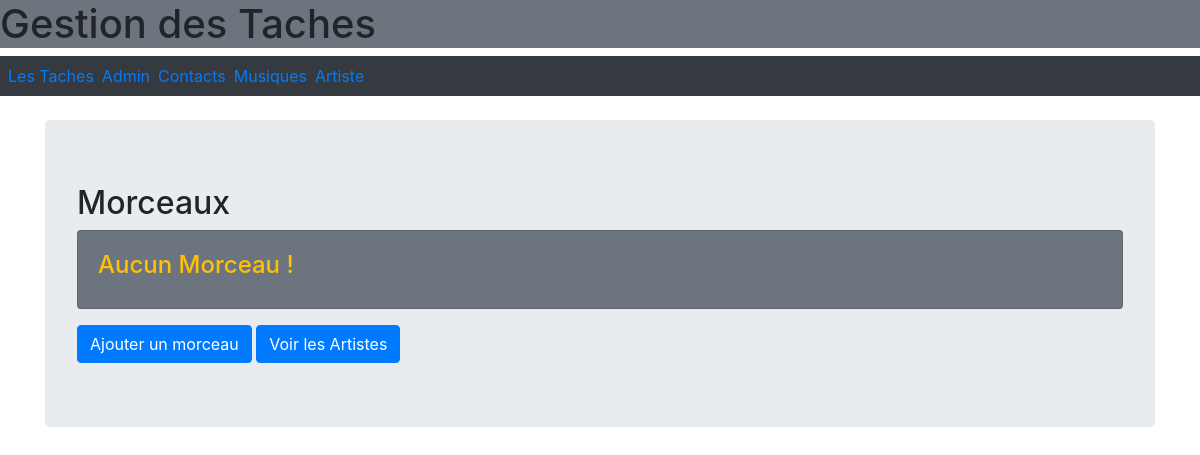
/musiques/, run on an earlier commit of the app's database.
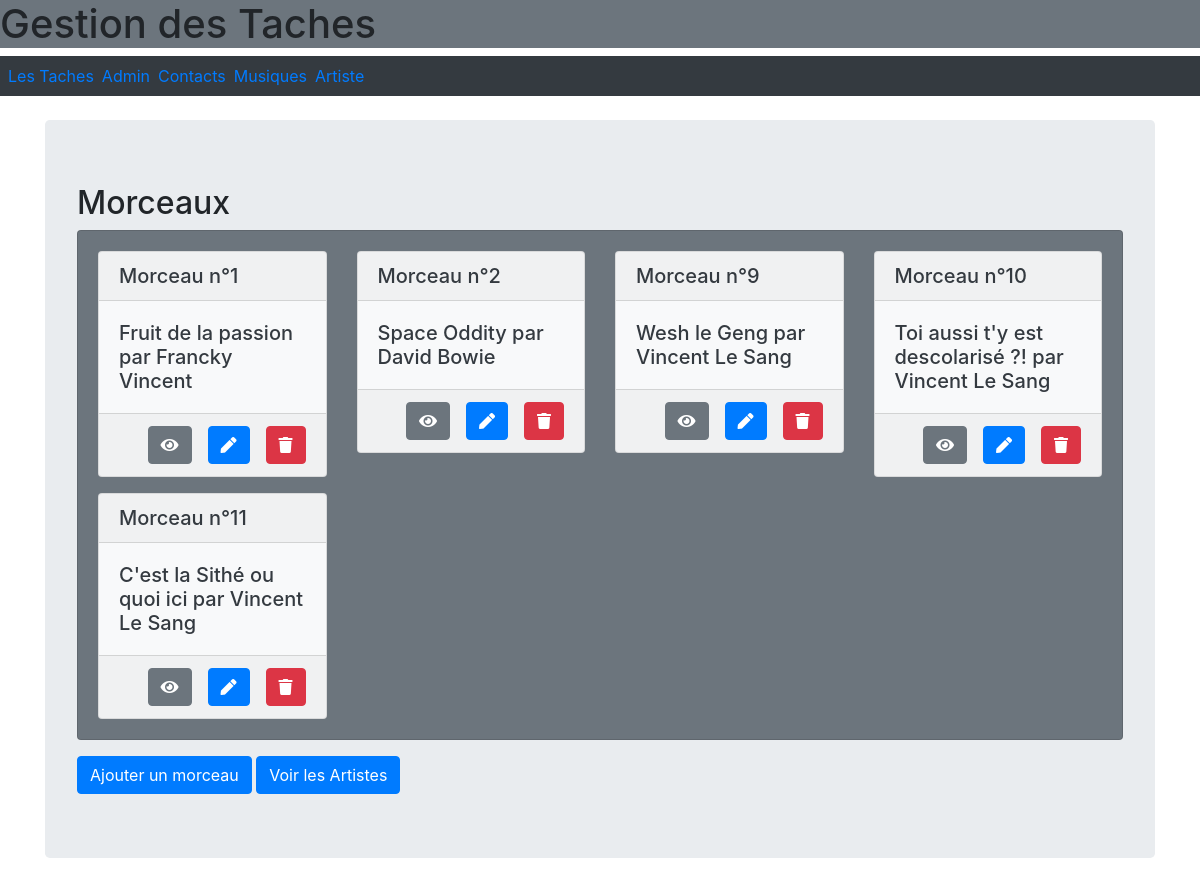
And on a later commit of the database.
### musiques/models.py (models this page shows, shortened)
class Morceau(models.Model):
    titre = models.CharField(max_length=64)
    artiste = models.CharField(max_length=64)
    date_sortie = models.DateField(null=True)
    interprete = models.ForeignKey(Artiste, on_delete=models.CASCADE, related_name="morceaux", null=True)

class Artiste(models.Model):
    nom = models.CharField(max_length=64)

### musiques/views.py (the view)
# urls.py: path('', MorceauList.as_view(), name='morceau_list'),
class MorceauList(ListView):
    model = Morceau

### musiques/templates/musiques/morceau_list.html (shortened to what this page needs)
{% extends "baseLayout.html" %}
{% load static %}
{% block styles %}
    {{ block.super }}
    <link rel="stylesheet" href="https://use.fontawesome.com/releases/v5.3.1/css/all.css"
integrity="sha384-mzrmE5qonljUremFsqc01SB46JvROS7bZs3IO2EmfFsd15uHvIt+Y8vEf7N7fWAU"
crossorigin="anonymous">
{% endblock %}
{% block content %}
<h2>Morceaux</h2>
<div class="card bg-secondary">
    <div class="card-body">
      <div class="row" style="row-gap: 1rem">
        {% if morceau_list %}
          {% for morceau in morceau_list %}
            <div class="col-sm-6 col-lg-4 col-xl-3">
              <div class="card bg-light text-dark">
                <h5 class="card-header">
                    Morceau n°{{morceau.pk}}
                </h5>
                <div class="card-body">
                  <h5 class="card-text"> {{ morceau.titre }} par  {{ morceau.interprete.nom }}</h5>
                </div>
                <div class="card-footer d-flex justify-content-end" style="column-gap: 1rem">
                    <a href="{% url 'musiques:morceau-detail' morceau.id %}" class="btn btn-secondary"><i class="fas fa-eye"></i></a>
                    <a href="{% url 'musiques:morceau_update' morceau.id %}" class="btn btn-primary"><i class="fas fa-pen"></i></a>
                    <a href="{% url 'musiques:morceau-delete' morceau.id %}" class="btn btn-danger"><i class="fas fa-trash"></i></a>
                  </div>
              </div>
            </div>
          {% endfor %}
        {% else %}
          <h4 class="container text-warning">Aucun Morceau !</h4>
        {% endif %}
      </div>
    </div>
  </div>
  <a href="{% url 'musiques:morceau_create' %}" class="btn btn-primary mt-3">Ajouter un morceau</a>
  <a href="{% url 'musiques:artiste_list'  %}"  class="btn btn-primary mt-3">Voir les Artistes</a>
{% endblock %}

### templates/baseLayout.html (shortened to what this page needs)
<!doctype html>
{% load static %}
<html lang="fr">
    <head>
        {% block styles %}
        <link rel="stylesheet" href="{% static 'node_modules/bootstrap/dist/css/bootstrap.min.css' %}">
        {% endblock %}
    </head>
    <body>
        {% block nav %}
        <h1 class="bg-secondary">Gestion des Taches</h1>
        <nav class="navbar navbar-expand-md navbar-dark bg-dark mb-4 p-1">
        <a class="p-1" href="{% url 'lesTaches:listing' %}">Les Taches</a>
        <a class="p-1" href="/admin"> Admin</a>
        <a class="p-1" href="/contacts"> Contacts</a>
        <a class="p-1" href="/musiques"> Musiques</a>
        <a class="p-1" href="/musiques/artiste"> Artiste</a>
    </nav>
        {% endblock %}
        <main role="main" class="container top-pushed">
        <div class="jumbotron">
        {% block content %}
        {% endblock %}
        </div>
        </main>
    </body>
</html>

What changed in the data, as far as the page shows it:
added Morceau: pk "1", titre "Fruit de la passion", interprete.nom "Francky Vincent"
added Morceau: pk "2", titre "Space Oddity", interprete.nom "David Bowie"
added Morceau: pk "9", titre "Wesh le Geng", interprete.nom "Vincent Le Sang"
added Morceau: pk "10", titre "Toi aussi t'y est descolarisé ?!", interprete.nom "Vincent Le Sang"
added Morceau: pk "11", titre "C'est la Sithé ou quoi ici", interprete.nom "Vincent Le Sang"
Also different on the page:
text no longer shown: "Aucun Morceau !"
